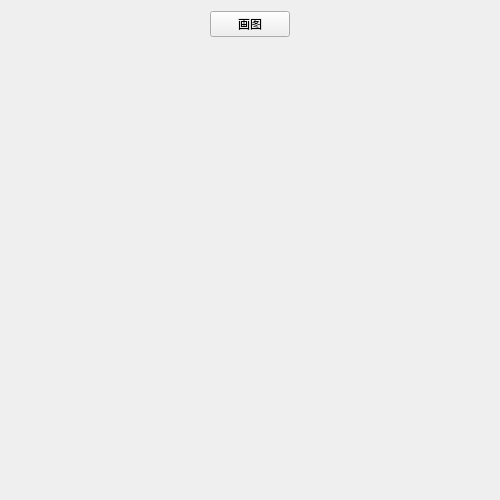
<?xml version="1.0" encoding="UTF-8"?>
<ui version="4.0">
 <class>Widget</class>
 <widget class="QWidget" name="Widget">
  <property name="geometry">
   <rect>
    <x>0</x>
    <y>0</y>
    <width>500</width>
    <height>500</height>
   </rect>
  </property>
  <property name="windowTitle">
   <string>Widget</string>
  </property>
  <layout class="QGridLayout" name="gridLayout">
   <item row="0" column="0">
    <spacer name="horizontalSpacer">
     <property name="orientation">
      <enum>Qt::Horizontal</enum>
     </property>
     <property name="sizeHint" stdset="0">
      <size>
       <width>183</width>
       <height>20</height>
      </size>
     </property>
    </spacer>
   </item>
   <item row="0" column="1">
    <widget class="QPushButton" name="pushButton">
     <property name="text">
      <string>画图</string>
     </property>
    </widget>
   </item>
   <item row="0" column="2">
    <spacer name="horizontalSpacer_2">
     <property name="orientation">
      <enum>Qt::Horizontal</enum>
     </property>
     <property name="sizeHint" stdset="0">
      <size>
       <width>182</width>
       <height>20</height>
      </size>
     </property>
    </spacer>
   </item>
   <item row="1" column="1">
    <spacer name="verticalSpacer">
     <property name="orientation">
      <enum>Qt::Vertical</enum>
     </property>
     <property name="sizeHint" stdset="0">
      <size>
       <width>20</width>
       <height>440</height>
      </size>
     </property>
    </spacer>
   </item>
  </layout>
 </widget>
 <layoutdefault spacing="6" margin="11"/>
 <resources/>
 <connections/>
</ui>
